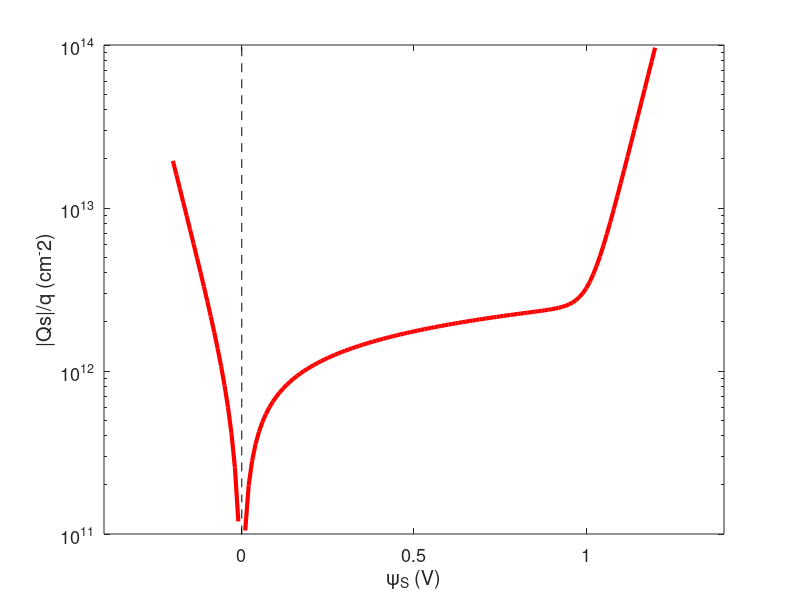
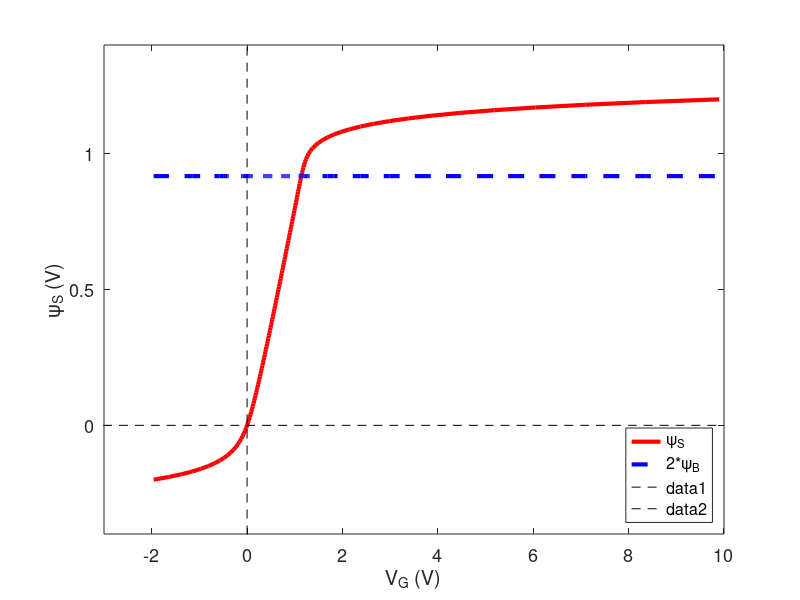

These figures' MATLAB source, in order: (Note: this script raises an error after producing the figures.)
% Surface potential vs. Gate voltage for MOS Capacitor  

% Initialize the range of the surface potential 
psi = -0.2:0.01:1.2; %[V] 

% Specify the physical constants  
epsilon_siO2 = 4*8.854*1e-14; % Permittivity of SiO2 [F/cm] 
epsilon_si = 11.68*8.854*1e-14; % Permittivity of Si [F/cm] 
k_b = 1.380e-23; % Boltzmann constant [J/K] 
q = 1.6e-19; % Elementary charge [C]  

% Specify the environmental parameters 
TL = 300; % Room temperature[Kelvin] 
ni = 1e10; % Intrinsic semiconductor carrier density  for silicon[cm-3] 
N_A = 5e17; % Acceptor concentration [cm-3] 
tox = 2e-7; % The thickness of SiO2 in the capacitor[cm] 
V_FB = 0; % The flat-band voltage [V]  

% Calculate the capacitance per unit area 
cox = epsilon_siO2/tox; %[F/cm2]  

% Calculate the F function (to calculate the total charge) with respect to different surface potentials.  See: eqn. (10) in [1]  
F_psi1 = exp(-psi*q/k_b/TL) + psi*q/k_b/TL -1; % using the equations separately as F_psi1 and F_psi2
F_psi2 = ni^2/N_A^2*(exp(psi*q/k_b/TL) - psi*q/k_b/TL -1); 
F_psi = sqrt(F_psi1 + F_psi2);  

% Initialize the vectors 
psi_length = length(psi); 
Qs = zeros(psi_length,1);  
V_G = zeros(psi_length,1); 
psi_B = zeros(psi_length,1); 

% Calculate the total charges and the corresponding gate voltages. See eqn. (12) in [1]   Total charge in semiconductor as a function of surface potential  as   
for i = 1:psi_length   
    if psi(i) <= 0             
        Qs(i) = sqrt(2*epsilon_si*k_b*TL*N_A)*F_psi(i);  % Calculate charge when the surface potential is negative 
    else         
        Qs(i) = -sqrt(2*epsilon_si*k_b*TL*N_A)*F_psi(i);  % Calculate charge when the surface potential is positive
    end        
    psi_B(i) = k_b*TL/q*log(N_A/ni); % Get the bulk potential as a reference and it is a constant with respect to VG     
    V_G(i) = V_FB+psi(i)-Qs(i)/cox; % Calculate the gate voltage 
end

% Plot total charge vs. surface potential (psi_S) 
figure(1) 
semilogy(psi,abs(Qs)/q,'r','linewidth',3); 
hold on 
set(gca, 'xlim', [-0.4 1.4], 'ylim', [1e11 1e14]); 
set(gca,'fontsize',13); 
xlabel('\psi_S (V)'); 
ylabel('|Qs|/q (cm^-2)'); 

% Plot x=0 
plot(zeros(1,21),logspace(10,16,21),'k--') 

% Plot surface potential (psi_S) vs. gate voltage with reference potential = 2*psi_B 
figure(2) 
h1 = plot(V_G,psi,'r','linewidth',3); 
xlabel('V_G (V)'); 
ylabel('\psi_S (V)'); 
hold on 
h2 = plot(V_G,2*psi_B,'--b','linewidth',3); 
set(gca, 'xlim', [-3 10], 'ylim', [-0.4 1.4]); 
set(gca,'fontsize',13); 
legend('\psi_S','2*\psi_B','Location','SouthEast') 

% Plot x=0 and y=0 
plot(-10:10, zeros(1,21), 'k--') 
plot(zeros(1,21),-10:10, 'k--') 

% Additional steps to compute charge density and electric field
VG = V_G; % Assuming VG is the gate voltage vector

% Initialize arrays for charge density and electric field
chargeDensity = zeros(size(VG));
electricField = zeros(size(VG));

% Calculate charge density and electric field
for i = 1:length(VG)
    % Solve Poisson-Boltzmann equation numerically
    psi_solution = ode45(@(x, psi) F(psi, interp1(VG, VG, x)), [min(VG), max(VG)], 0);
    
    % Calculate charge density (assuming it's dominated by electrons in this example)
    n = ni * exp(q * psi_solution.y / (k_b * TL));
    chargeDensity(i) = trapz(psi_solution.x, q * n);
    
    % Calculate electric field
    E = -gradient(psi_solution.y, psi_solution.x);
    electricField(i) = E(end);
end

% Plot charge density vs. gate voltage
figure;
plot(VG, chargeDensity);
xlabel('Gate Voltage (V)');
ylabel('Charge Density (C/m^2)');
title('Charge Density vs. Gate Voltage');

% Plot electric field vs. gate voltage
figure;
plot(VG, electricField);
xlabel('Gate Voltage (V)');
ylabel('Electric Field (V/m)');
title('Electric Field vs. Gate Voltage');
